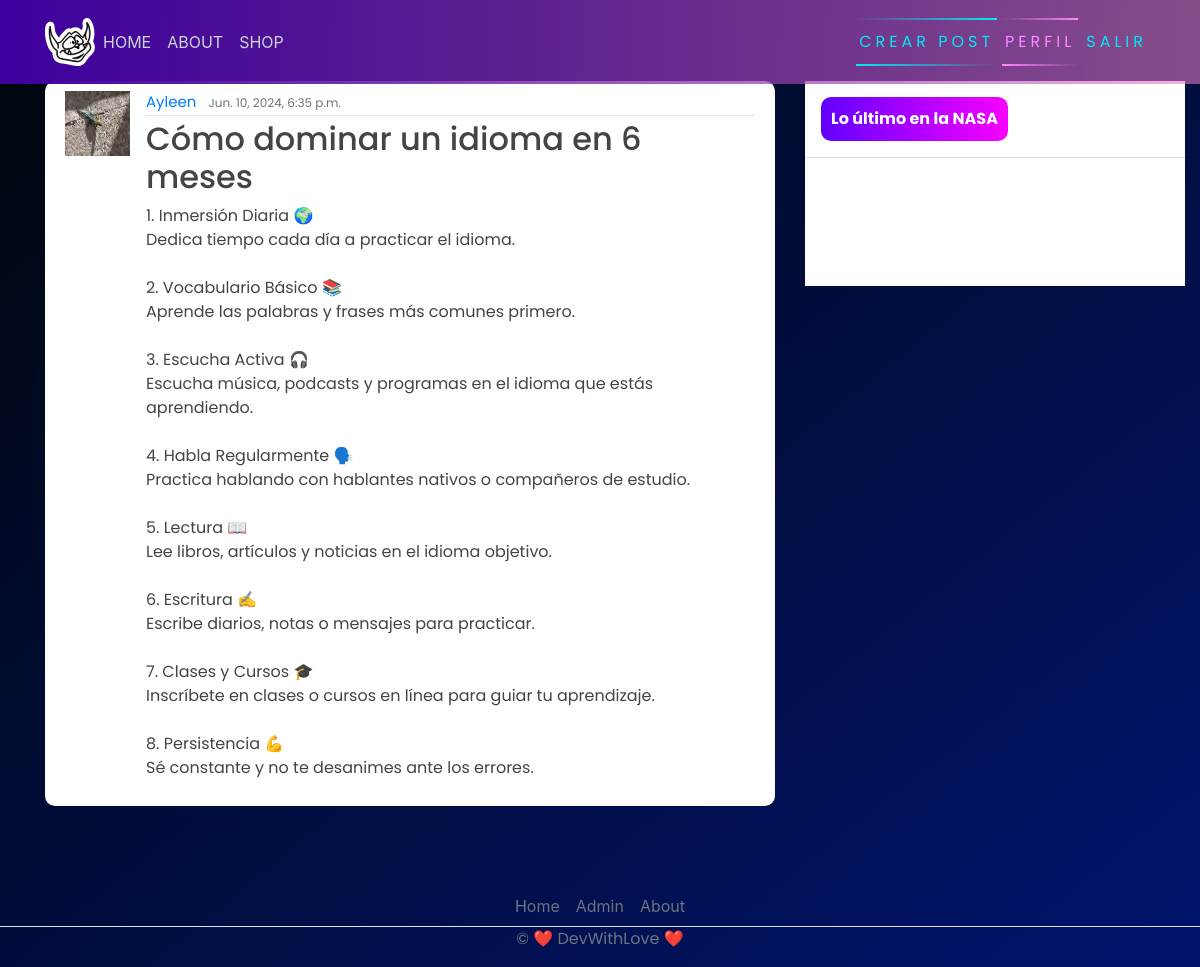
The app's page /post/31/ (signed in) with its own data.
### blog/models.py (models this page shows, shortened)
class Post(models.Model):
    title = models.CharField(max_length=200)
    content = models.TextField()
    date_posted = models.DateTimeField(default=timezone.now)
    author = models.ForeignKey(User, on_delete=models.CASCADE)

### users/models.py (models this page shows, shortened)
class Profile(models.Model):
    user = models.OneToOneField(User, on_delete=models.CASCADE)
    image = models.ImageField(default='default.jpg', upload_to='profile_pics')

### blog/views.py (the view)
# urls.py: path('post/<int:pk>/', PostDetailView.as_view(), name="blog-detail"),
class PostDetailView(LoginRequiredMixin, DetailView):
    model = Post

### blog/templates/blog/post_detail.html (shortened to what this page needs)
{% extends 'blog/base.html' %} {% block content %}
<article class="media content-section">
  <img
    class="rounded-cirlce article-img"
    src="{{ object.author.profile.image.url }}"
    alt=""
  />
  <div class="media-body">
    <div class="article-metadata">
      <a class="mr-2" href="#">{{ object.author }}</a>
      <small class="text-muted">{{ object.date_posted }}</small> <br />
    </div>
    <h2><a class="article-title" href="#">{{ object.title }}</a></h2>
    <p class="article-content">{{ object.content }}</p>
  </div>
  <br />
</article>
{% endblock content %}

### blog/static/blog/main.css (style rules this page uses)
body { background-color: rgb(56, 56, 56); background: linear-gradient(to bottom right, #00060a, #00146e); margin-top: 5rem; background-size: contain; background-repeat: none; flex-direction: column; height: 100%; display: flex; }
h1, h2, h3, h4, h5, h6, p { color: #444444; font-family: "Poppins", sans-serif; }
.content-section { background: #ffffff; padding: 10px 20px; border-radius: 10px; margin-bottom: 20px; }
.article-title { color: #444444; }
.article-content { white-space: pre-line; }
.article-img { height: 65px; width: 65px; margin-right: 16px; }
.article-metadata { font-family: "Poppins", sans-serif; padding-bottom: 1px; margin-bottom: 4px; font-size: 15px; border-bottom: 1px solid #e3e3e3; }

### records on screen
Post: author.profile.image (picture), author "Ayleen", date_posted "Jun. 10, 2024, 6:35 p.m.", title "Cómo dominar un idioma en 6 meses", content "1. Inmersión Diaria 🌍 Dedica tiempo cada día a practicar el idioma. 2. Vocabulario Básico 📚 Aprende las palabras y frases más comunes primero. 3. Escucha Activa 🎧 Escucha música, podcasts y programas en el idioma que estás aprendiendo. 4. Habla Regularmente 🗣️ Practica hablando con hablantes nativos o compañeros de estudio. 5. Lectura 📖 Lee libros, artículos y noticias en el idioma objetivo. 6. Escritura ✍️ Escribe diarios, notas o mensajes para practicar. 7. Clases y Cursos 🎓 Inscríbete en clases o cursos en línea para guiar tu aprendizaje. 8. Persistencia 💪 Sé constante y no te desanimes ante los errores."
